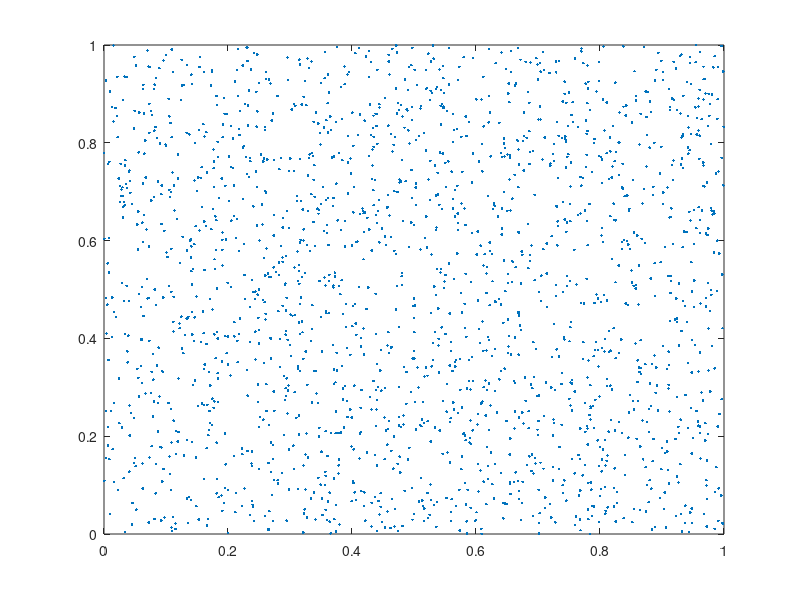

The MATLAB script that drew this image: (Note: this script raises an error after producing the figure.)
%% Clustering and the Poisson Distribution
% We have seen in Chapter 5 that the Poisson distribution can be used to describe 
% spatially random processes. Let's examine this numerically by creating a simulation. 
% We will create a set of randomly distributed points on a square between the 
% values of 0 and 1. Then, we will use Matlab to divide the square into smaller 
% squares and calculate the number of points lying in each square. We can then 
% calculate the histogram of the number of points within each cell and calculate 
% the mean and variance as well to see if they are the same. 

% Specify the number of points we want in our plot 
n_points = 2000;

% Generate randomly distributed x and y coordinates for these points using
% a uniform distribution between 0 and 1
x = rand(n_points,1);
y = rand(n_points,1);

% Plot out the field of points
figure(1)
plot(x,y,'.')

% Specify the number of bins we want to divide the square into
n_bins = 20;

% Calculate the number of points within in bin and plot the histogram
[N, x_edges, y_edges] = histcounts2(x,y, n_bins);
figure(2)
histogram(N)
title(['Mean = ' num2str(mean(reshape(N,n_bins*n_bins,1))) ' Variance = ' num2str(var(reshape(N,n_bins*n_bins,1)))])
%% 
% The resulting distribution is definitely skewed with a tail at higher numbers, 
% and the mean and variance are approximately the same. 
% 
% _*Exercise:* Investigate how things change as you change the number of points 
% and the number of bins. Does this agree with your intuition about the Poisson 
% distribution?_
% 
% Now let's change the simulation so that if a point lies sufficiently close 
% to another, we eliminate it. 

% Specify the number of points we want in our plot 
%n_points = 1000;

% Generate randomly distributed x and y coordinates for these points using
% a uniform distribution between 0 and 1
%x = rand(n_points,1);
%y = rand(n_points,1);

%radius = 0.1;

%[i_bin, j_bin, bin_x, bin_y] = ClusterPointsMMEES(x, y, radius);

%figure(3)
%plot(x,y, 'b.',x(i_bin), y(j_bin), 'r.')
%grid on

a = 0.0;
b = 1.0;

[x_point, y_point, n_point] = ClusterPoints2(a, b);

figure(4)
plot(x_point, y_point, 'r.')
grid on
%% 
% Looks similar, but is it? 

% Specify the number of bins we want to divide the square into
n_bins = 20;

% Calculate the number of points within in bin and plot the histogram
[N, x_edges, y_edges] = histcounts2(x_point, y_point, n_bins);
figure(2)
histogram(N)
title(['Mean = ' num2str(mean(reshape(N,n_bins*n_bins,1))) ' Variance = ' num2str(var(reshape(N,n_bins*n_bins,1)))])
%% 
% We see that the variance is less than the mean and so the distribution of 
% points is less clumped than random. This makes sense because we've designed 
% the second simulation such that points do not have direct neighbors. Notice 
% that these are random simulations and so sometimes you might see a variance 
% that is closer to the value of the mean than in others.